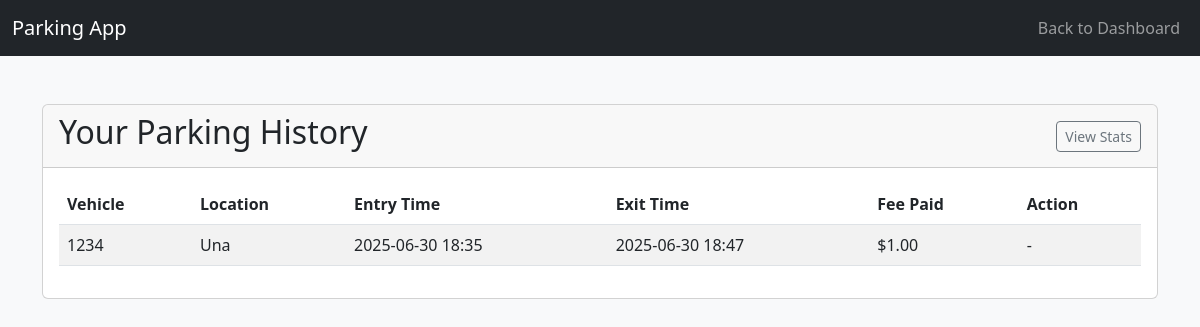
The page /user/history (signed in) on the database its author committed.
### models.py (models this page shows)
class ParkingRecord(db.Model):
    id = db.Column(db.Integer, primary_key=True)
    user_id = db.Column(db.Integer, db.ForeignKey('user.id'), nullable=False)
    vehicle_number = db.Column(db.String(20), nullable=False)
    parking_time = db.Column(db.DateTime, nullable=False)
    exit_time = db.Column(db.DateTime, nullable=True)
    lot_id = db.Column(db.Integer, db.ForeignKey('parking_lot.id'), nullable=True)
    price_at_booking = db.Column(db.Float, nullable=False)
    lot_location = db.Column(db.String(120), nullable=False)
    lot_address = db.Column(db.String(200), nullable=False)
    lot_pin = db.Column(db.String(20), nullable=False)
    spot_id = db.Column(db.Integer, db.ForeignKey('parking_spot.id'), nullable=True)
    user = db.relationship('User', backref=db.backref('parking_history', lazy=True))
    lot = db.relationship('ParkingLot', backref=db.backref('parking_records', lazy=True))
    spot = db.relationship('ParkingSpot', backref=db.backref('parking_records', lazy=True))

### controllers/user_controllers.py (the view)
@user_bp.route('/history')
@user_required
def history():
    user = User.query.get(session['user_id'])
    return render_template('history.html', history=user.parking_history)

### controllers/user_controllers.py (called while the page is built)
def user_required(f):
    @wraps(f)
    def decorated_function(*args, **kwargs):
        if 'user_id' not in session or session.get('admin'):
            return redirect(url_for('auth.login'))
        return f(*args, **kwargs)
    return decorated_function

### templates/history.html (shortened to what this page needs)
{% extends "base.html" %}
{% block navbar %}
<nav class="navbar navbar-expand-lg navbar-dark bg-dark mb-4">
    <div class="container-fluid">
        <a class="navbar-brand" href="{{ url_for('user.dashboard') }}">Parking App</a>
        <div class="collapse navbar-collapse">
            <ul class="navbar-nav ms-auto">
                <li class="nav-item">
                    <a class="nav-link" href="{{ url_for('user.dashboard') }}">Back to Dashboard</a>
                </li>
            </ul>
        </div>
    </div>
</nav>
{% endblock %}
{% block content %}
<div class="card">
    <div class="card-header d-flex justify-content-between align-items-center">
        <h2>Your Parking History</h2>
        <a href="{{ url_for('user.stats') }}" class="btn btn-sm btn-outline-secondary">View Stats</a>
    </div>
    <div class="card-body">
        <table class="table table-striped table-hover">
            <thead>
                <tr>
                    <th>Vehicle</th>
                    <th>Location</th>
                    <th>Entry Time</th>
                    <th>Exit Time</th>
                    <th>Fee Paid</th>
                    <th>Action</th>
                </tr>
            </thead>
            <tbody>
                {% for record in history|sort(attribute='parking_time', reverse=True) %}
                <tr>
                    <td>{{ record.vehicle_number }}</td>
                    <td>{{ record.lot_location }}</td>
                    <td>{{ record.parking_time.strftime('%Y-%m-%d %H:%M') }}</td>
                    <td>
                        {% if record.exit_time %}
                            {{ record.exit_time.strftime('%Y-%m-%d %H:%M') }}
                        {% else %}
                            <span class="badge bg-success">PARKED</span>
                        {% endif %}
                    </td>
                    <td>
                        {% if record.exit_time %}
                            ${{ "%.2f"|format(record.price_at_booking) }}
                        {% else %}
                            -
                        {% endif %}
                    </td>
                    <td>
                        {% if not record.exit_time %}
                            <a href="{{ url_for('user.exit_parking', record_id=record.id) }}" class="btn btn-sm btn-warning">Exit</a>
                        {% else %}
                            -
                        {% endif %}
                    </td>
                </tr>
                {% else %}
                <tr>
                    <td colspan="6" class="text-center">No parking history found.</td>
                </tr>
                {% endfor %}
            </tbody>
        </table>
    </div>
</div>
{% endblock %}

### templates/base.html (style rules this page uses)
body { background-color: #f8f9fa; }

### rows shown on the page
ParkingRecord: vehicle_number "1234", lot_location "Una", parking_time "2025-06-30 18:35", exit_time "2025-06-30 18:47", price_at_booking "1.00"
